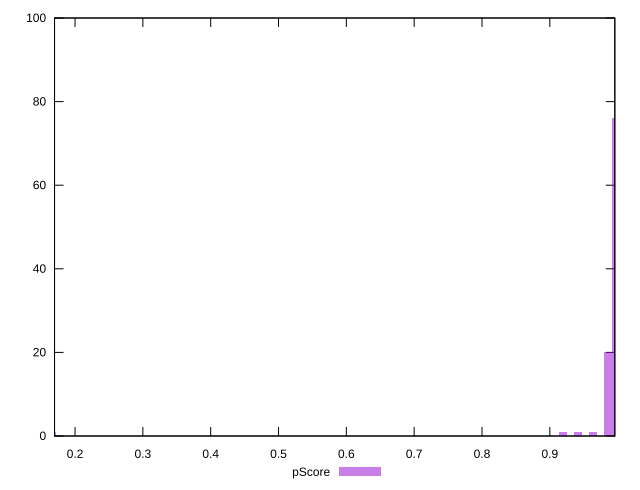

Reproduce this figure in gnuplot.
reset

$pScore <<EOF
0.9855902857242417 20
0.9966643338784467 76
0.9191459967990119 1
0.9412940931074218 1
0.16611072231307444 1
0.9634421894158317 1
EOF

set key outside below
set boxwidth 0.011074048154204963
set xrange [0.1697628250125356:0.9958542552567312]
set yrange [0:100]
set trange [0:100]
set style fill transparent solid 0.5 noborder
set terminal svg size 640, 490 enhanced background rgb 'white'
set output "report_0_00242021-02-20T12:25:28.543Z/max-potential-fid/samples/pages+cached+noadtech+nomedia/pScore/histogram.svg"

plot $pScore title "pScore" with boxes

reset
